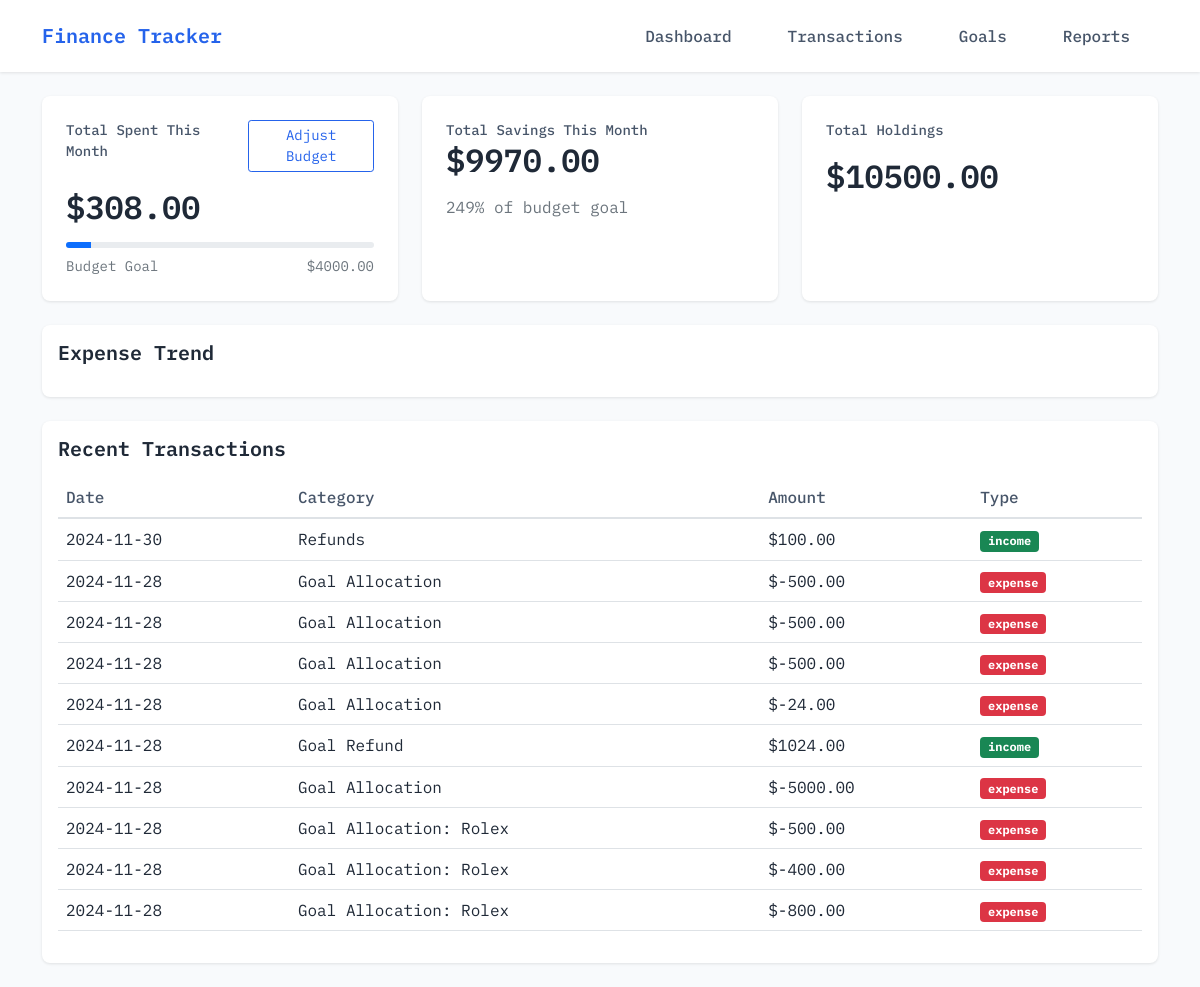
The app's page /, older data.
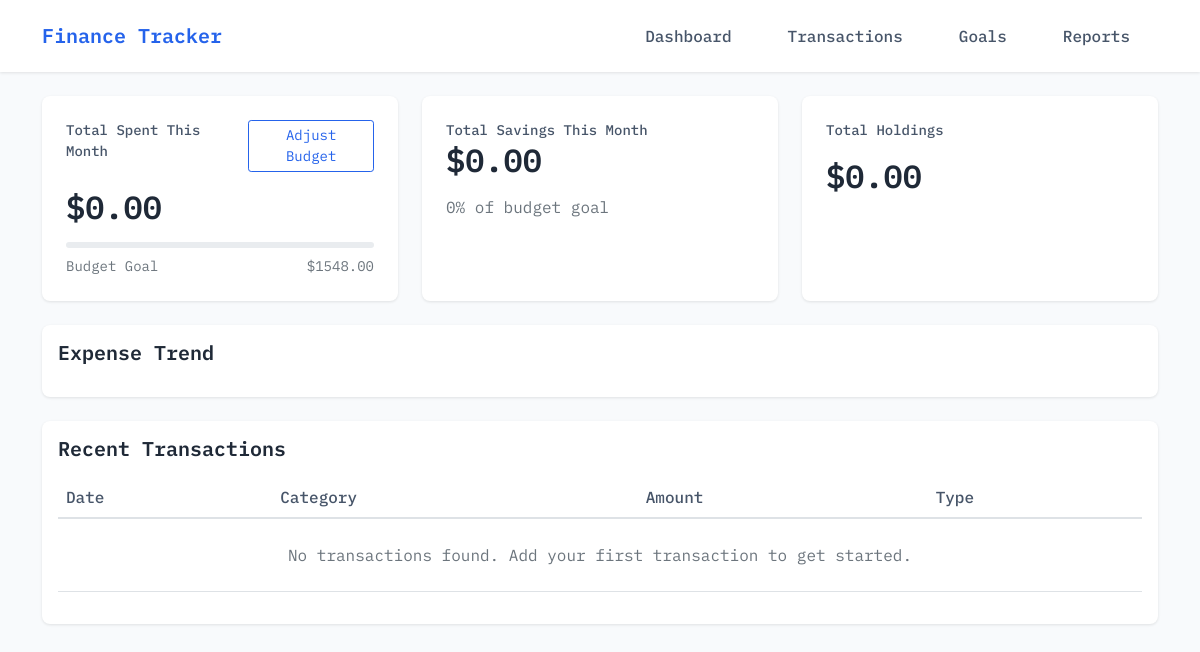
The same page, newer data.
### models.py (models this page shows, shortened)
class Budget(db.Model):
    __tablename__ = 'budget'
    id = db.Column(db.Integer, primary_key=True)
    amount = db.Column(db.Float, nullable=False)

class Transaction(db.Model):
    __tablename__ = 'transactions'
    id = db.Column(db.Integer, primary_key=True)
    date = db.Column(db.Date, nullable=False)
    category = db.Column(db.String(50), nullable=False)
    amount = db.Column(db.Float, nullable=False)
    type = db.Column(db.String(10), nullable=False)
    recurring = db.Column(db.Boolean, default=False)

### routes.py (the view)
    @app.route('/')
    def index():
        current_date = date.today()
        first_day_of_month = date(current_date.year, current_date.month, 1)
        last_day_of_month = date(
            current_date.year,
            current_date.month,
            calendar.monthrange(current_date.year, current_date.month)[1]
        )
        transactions = Transaction.query.order_by(Transaction.date.desc()).limit(10).all()
        total_income = sum(t.amount for t in Transaction.query.filter(
            Transaction.type == 'income',
            Transaction.date.between(first_day_of_month, last_day_of_month)
        ).all())
        total_expense = sum(t.amount for t in Transaction.query.filter(
            Transaction.type == 'expense',
            Transaction.date.between(first_day_of_month, last_day_of_month)
        ).all())
        total_savings = total_income - total_expense
        total_holdings = calculate_total_holdings()
        budget = Budget.query.first()
        budget_goal = budget.amount if budget else 1000  # Default is $1000
        line_chart_json = get_line_chart_data()
        return render_template(
            'index.html',
            transactions=transactions,
            total_spent=total_expense,
            total_savings=total_savings,
            total_holdings=total_holdings,
            budget_goal=budget_goal,
            line_chart_json=line_chart_json
        )

### utils.py (called while the page is built)
def calculate_total_holdings():
    try:
        total_income = db.session.query(
            db.func.sum(Transaction.amount)
        ).filter(Transaction.type == 'income').scalar() or 0
        total_expense = db.session.query(
            db.func.sum(Transaction.amount)
        ).filter(Transaction.type == 'expense').scalar() or 0
        goal_allocations = db.session.query(
            db.func.sum(Transaction.amount)
        ).filter(Transaction.type == 'goal').scalar() or 0
        total_holdings = total_income - (total_expense + abs(goal_allocations))
        return total_holdings
    except Exception as e:
        print(f"Error calculating total holdings: {e}")
        return 0

### templates/index.html (shortened to what this page needs)
{% extends "layout.html" %}
{% block content %}
<div class="row g-4">
    <div class="col-12">
        <div class="row g-4">
            <div class="col-md-4">
                <div class="stats-card h-100">
                    <div class="d-flex justify-content-between align-items-start mb-3">
                        <div class="stats-label">Total Spent This Month</div>
                        <button class="btn btn-sm btn-outline-primary" data-bs-toggle="modal" data-bs-target="#budgetModal">
                            Adjust Budget
                        </button>
                    </div>
                    <div class="stats-value mb-3">${{ "%.2f"|format(total_spent) }}</div>
                    <div class="progress mb-2" style="height: 6px;">
                        <div class="progress-bar bg-primary" role="progressbar"
                             style="width: {{ (total_spent/budget_goal * 100)|round|int }}%"></div>
                    </div>
                    <div class="d-flex justify-content-between">
                        <small class="text-muted">Budget Goal</small>
                        <small class="text-muted">${{ "%.2f"|format(budget_goal) }}</small>
                    </div>
                </div>
            </div>
            <div class="col-md-4">
                <div class="stats-card h-100">
                    <div class="stats-label">Total Savings This Month</div>
                    <div class="stats-value mb-3">${{ "%.2f"|format(total_savings) }}</div>
                    <div class="text-muted">
                        {{ ((total_savings / budget_goal) * 100)|round|int }}% of budget goal
                    </div>
                </div>
            </div>
            <div class="col-md-4">
                <div class="stats-card h-100">
                    <div class="stats-label mb-3">Total Holdings</div>
                    <div class="stats-value">${{ "%.2f"|format(total_holdings) }}</div>
                </div>
            </div>
        </div>
    </div>
    <div class="col-12">
        <div class="card">
            <div class="card-body">
                <h2 class="section-title">Expense Trend</h2>
            </div>
        </div>
    </div>
    <div class="col-12">
        <div class="card">
            <div class="card-body">
                <h2 class="section-title">Recent Transactions</h2>
                <div class="table-responsive">
                    <table class="table">
                        <thead>
                            <tr>
                                <th>Date</th>
                                <th>Category</th>
                                <th>Amount</th>
                                <th>Type</th>
                            </tr>
                        </thead>
                        <tbody>
                            {% for transaction in transactions %}
                            <tr>
                                <td>{{ transaction.date.strftime('%Y-%m-%d') }}</td>
                                <td>{{ transaction.category }}</td>
                                <td>${{ "%.2f"|format(transaction.amount) }}</td>
                                <td>
                                    <span class="badge {% if transaction.type == 'expense' %}bg-danger{% else %}bg-success{% endif %}">
                                        {{ transaction.type }}
                                    </span>
                                </td>
                            </tr>
                            {% endfor %}
                            {% if not transactions %}
                            <tr>
                                <td colspan="4" class="text-center text-muted py-4">
                                    No transactions found. Add your first transaction to get started.
                                </td>
                            </tr>
                            {% endif %}
                        </tbody>
                    </table>
                </div>
            </div>
        </div>
    </div>
</div>
{% endblock %}

Row changes from the older to the newer data that the page shows:
removed Transaction: amount "100.00"
removed Transaction: amount "-500.00"
removed Transaction: amount "-500.00"
removed Transaction: amount "-500.00"
removed Transaction: amount "-24.00"
removed Transaction: amount "1024.00"
removed Transaction: amount "-5000.00"
removed Transaction: amount "-500.00"
removed Transaction: amount "-400.00"
removed Transaction: amount "-800.00"
changed Budget: amount "4000.00" → "1548.00"; ((total_savings/budget_goal)*100)|round|int "249" → "0"
Text that changed along with them:
{{ "%.2f"|format(total_spent) }}: "308.00" → "0.00"
{{ "%.2f"|format(total_savings) }}: "9970.00" → "0.00"
{{ "%.2f"|format(total_holdings) }}: "10500.00" → "0.00"
text now shown: "No transactions found. Add your first transaction to get started."
